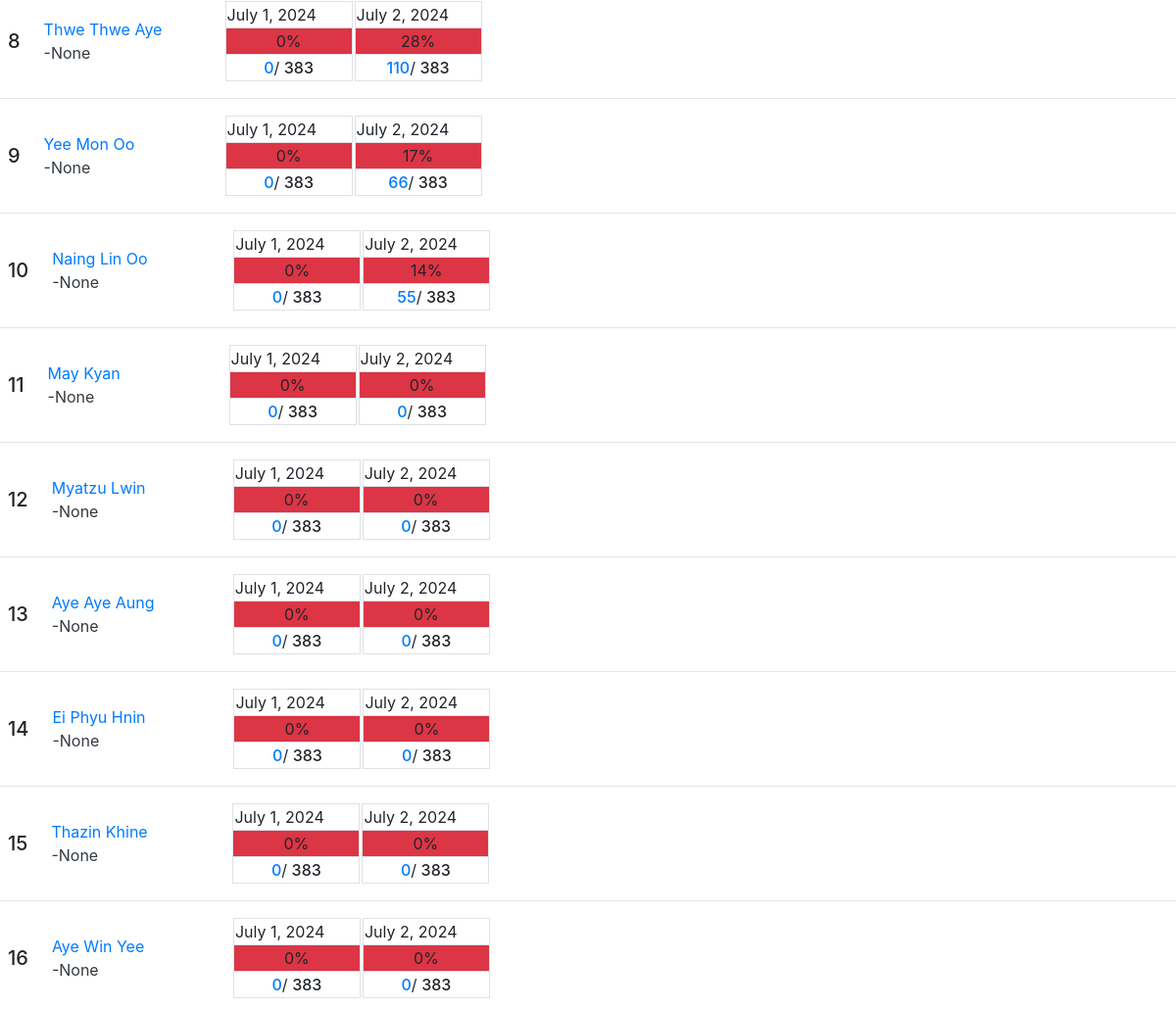
Before: /operator_reportgroup/ (middle part) with the older database file.
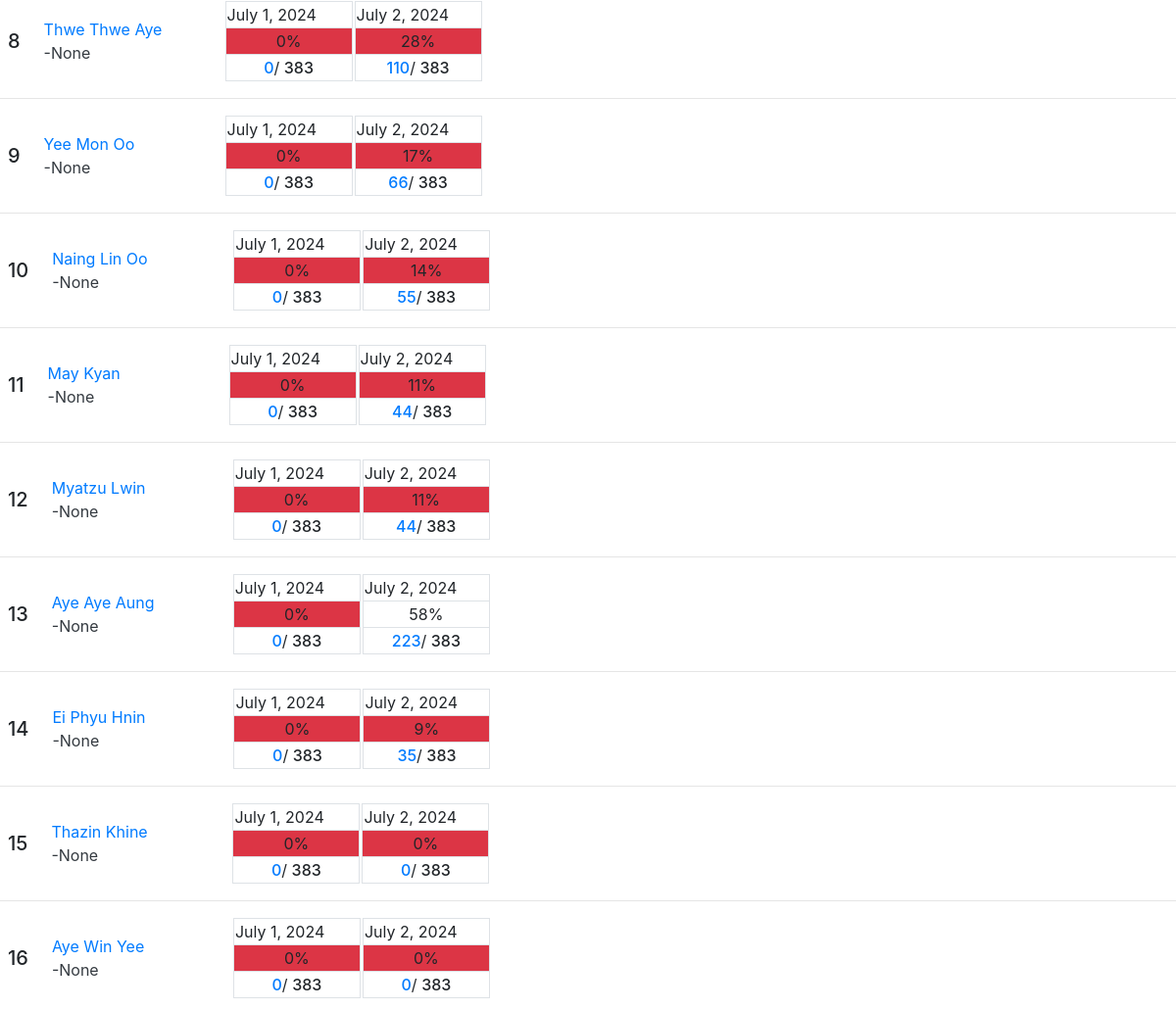
After: the same page with the newer database file.
### myapp/models.py (models this page shows, shortened)
class daily_report(models.Model):
    operator_name = models.ForeignKey(operator, on_delete=models.CASCADE)
    line = models.ForeignKey(line, on_delete=models.CASCADE)
    h1 = models.PositiveIntegerField(default=0)
    h2 = models.PositiveIntegerField(default=0)
    h3 = models.PositiveIntegerField(default=0)
    h4 = models.PositiveIntegerField(default=0)
    h5 = models.PositiveIntegerField(default=0)
    h6 = models.PositiveIntegerField(default=0)
    h7 = models.PositiveIntegerField(default=0)
    h8 = models.PositiveIntegerField(default=0)
    h9 = models.PositiveIntegerField(default=0)
    h10 = models.PositiveIntegerField(default=0)
    h11 = models.PositiveIntegerField(default=0)
    h12 = models.PositiveIntegerField(default=0)
    target = models.PositiveIntegerField(default=0)
    target_qty = models.PositiveIntegerField(default=0)
    target_per = models.PositiveIntegerField(default=0)
    combine = models.PositiveIntegerField(default=1)
    absant = models.BooleanField(default=False)
    created_date = models.DateField(auto_now_add=True)
    updated_at = models.DateTimeField(auto_now=True)

### myapp/views.py (the view)
# urls.py: path('operator_reportgroup/', views.operator_reportgroup, name='operator_reportgroup'),
def operator_reportgroup(request):
    op = operator.objects.filter(line=1)
    today = datetime.date.today()
    first_date = today.replace(day=1)
    lis = line.objects.all()
    context = {'op':op, 'first_date':first_date, 'lis':lis}
    return render(request, 'operator_reportgroup.html', context)

### myapp/models.py (called while the page is built)
    def __str__(self):
        return self.point_name

### templates/operator_reportgroup.html (shortened to what this page needs)
{% extends 'base.html' %}
{% block content %}
<div>
{% for operator in op %}
<table class="bg-white table-responsive">
   <tbody>
   <tr>
      <td class="h5 p-2">{{forloop.counter}}</td>
      <td style="min-width: 200px; max-width: 200px;" class="p-3 text-primary">{{operator.name}}<br><span class="text-dark">-{{operator.point}}</span></td>
      {% for entry in operator.daily_report_set.all %}
      {% if entry.created_date < first_date %}
      {% else %}
      <td width="130px;" class="">
         <table width="130px">
            <tr class="border">
               <td class="">{{entry.created_date}}</td>
            </tr>
            <tr class="border">
               {% if entry.target_per < 40 %}
               <td class=" bg-danger text-center">{{entry.target_per}}%</td>
               {% elif entry.target_per > 100 %}
               <td class=" bg-success text-center">{{entry.target_per}}%</td>
               {% elif entry.target_per > 80 %}
               <td class=" bg-warning text-center">{{entry.target_per}}%</td>
               {% else %}
               <td class=" text-center">{{entry.target_per}}%</td>
               {% endif %}
            </tr>
            <tr class="border">
               <td class="text-center"><span class="text-primary h6">{{entry.target_qty}}</span>/ <span class="h6">{{entry.target}}</span> </td>
            </tr>
         </table>
      </td>
      {% endif %}
      {% endfor %}
   </tr>
</tbody>
</table>
<hr>
{% endfor %}
</div>
{% endblock content %}

Changed rows visible on the page:
changed daily_report (number 8 of 18 on the later page): target_per "0" → "11"; target_qty "0" → "44"
changed daily_report (number 10 of 18 on the later page): target_per "0" → "11"; target_qty "0" → "44"
changed daily_report (number 12 of 18 on the later page): target_qty "0" → "223"; target_per "0" → "58"
changed daily_report (number 14 of 18 on the later page): target_per "0" → "9"; target_qty "0" → "35"
